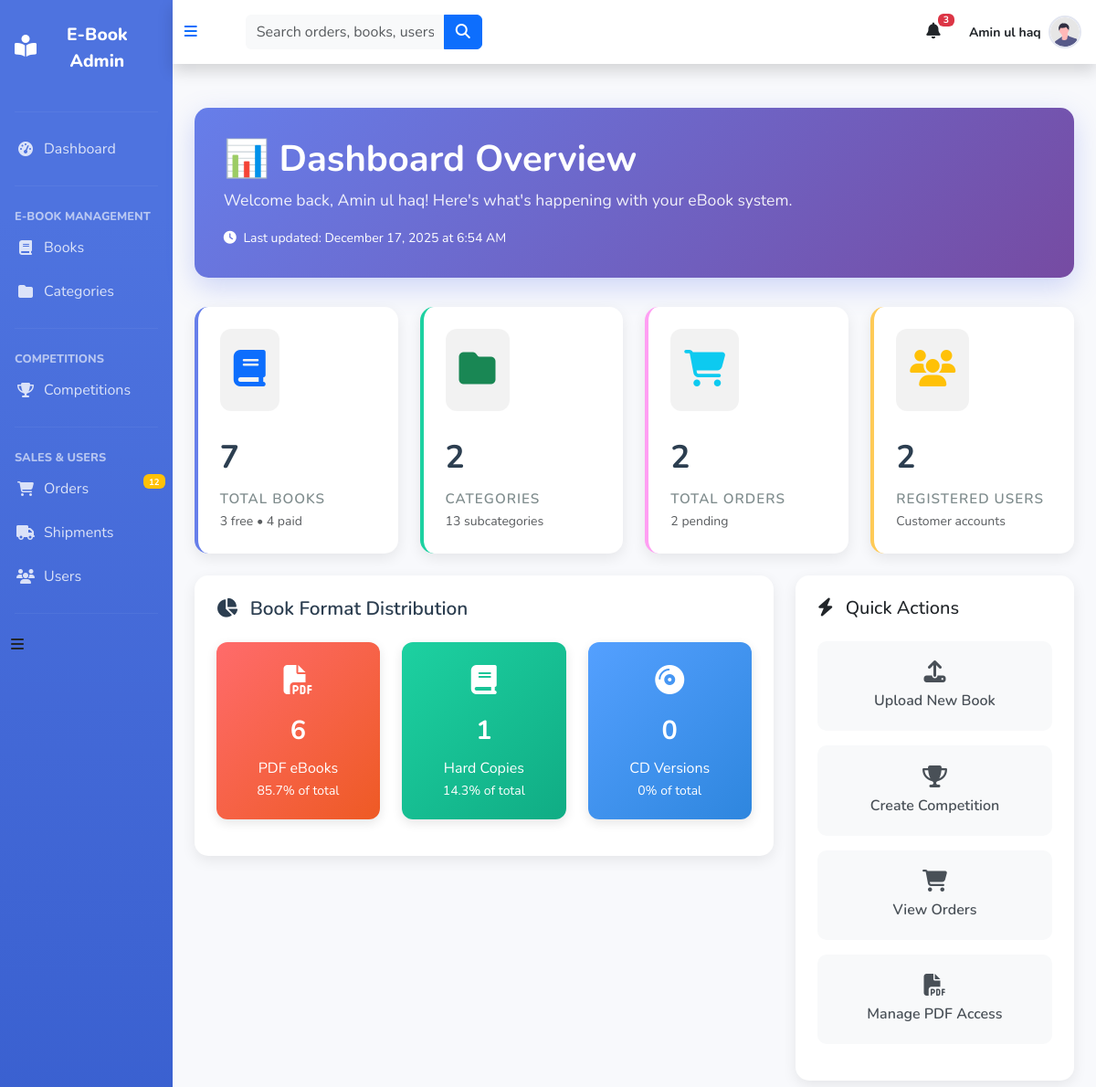
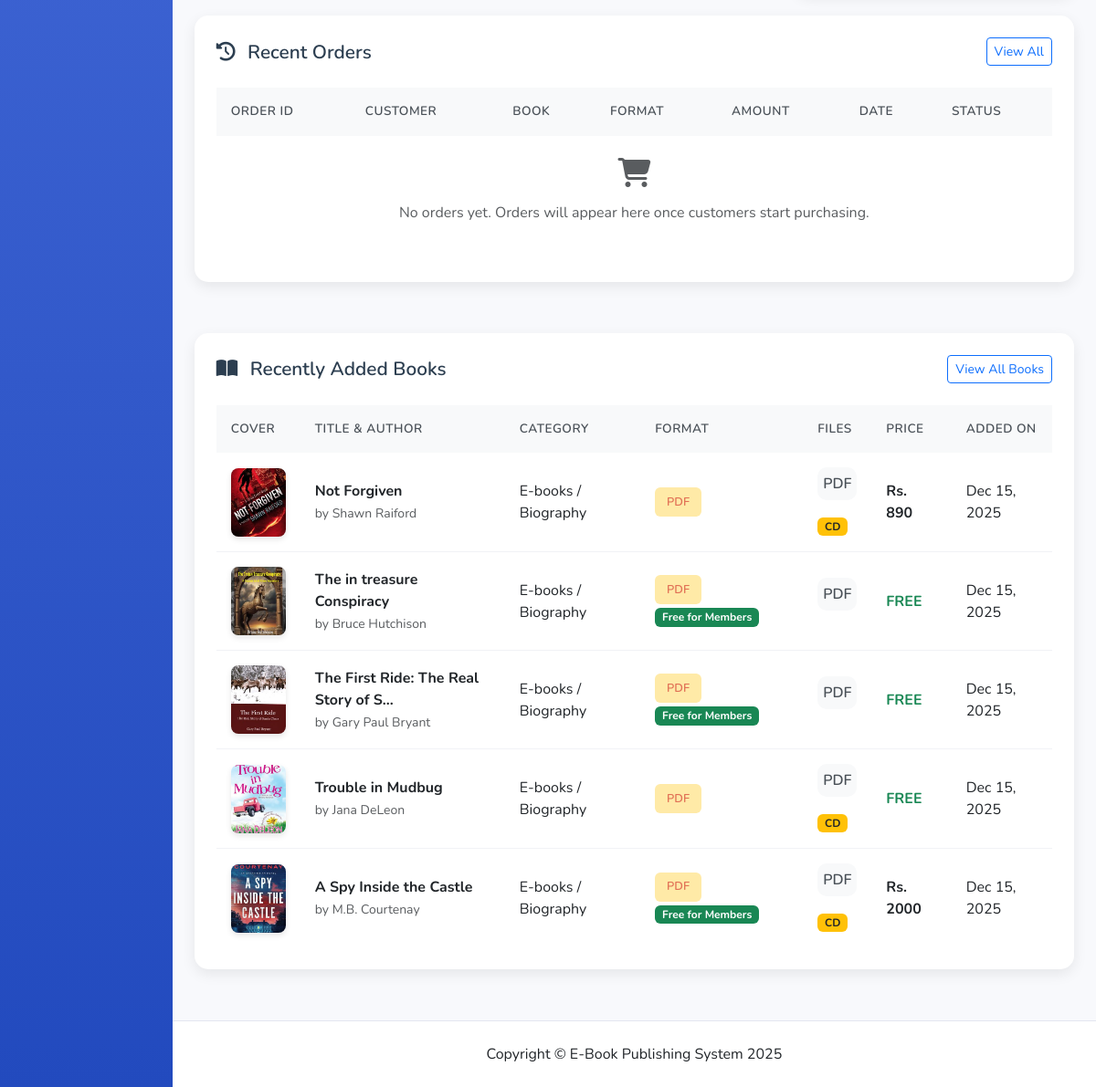
The page /admin_panel/index.php (signed in) on the database its author committed (2 pictures, top to bottom).
### tables this page shows
CREATE TABLE `books` (
  `book_id` int(11) NOT NULL,
  `title` varchar(255) NOT NULL,
  `author` varchar(255) NOT NULL,
  `category_id` int(11) NOT NULL,
  `subcategory_id` int(11) NOT NULL,
  `description` text DEFAULT NULL,
  `cover_image` varchar(255) DEFAULT NULL,
  `pdf_file` varchar(255) DEFAULT NULL,
  `soft_copy_file` varchar(255) DEFAULT NULL,
  `cd_available` enum('Yes','No') DEFAULT 'No',
  `price` int(11) DEFAULT 0,
  `created_at` timestamp NOT NULL DEFAULT current_timestamp(),
  `format_type` enum('PDF','HARDCOPY','CD') DEFAULT 'HARDCOPY',
  `subscription_duration` int(11) DEFAULT 0,
  `cd_price` decimal(10,2) DEFAULT 0.00,
  `weight` decimal(5,2) DEFAULT 0.00,
  `delivery_charges` decimal(10,2) DEFAULT 0.00,
  `is_free_for_members` tinyint(1) DEFAULT 0,
  `is_competition_winner` tinyint(1) DEFAULT 0
);

CREATE TABLE `categories` (
  `id` int(11) NOT NULL,
  `category_name` varchar(120) NOT NULL
);

CREATE TABLE `subcategories` (
  `id` int(11) NOT NULL,
  `category_id` int(11) NOT NULL,
  `subcategory_name` varchar(100) NOT NULL
);

### admin_panel/index.php (the view, shortened to what this page needs)
<?php
include('includes/nav.php');
$total_books = mysqli_fetch_assoc(mysqli_query($con, "SELECT COUNT(*) AS total FROM books"))['total'];
$free_books = mysqli_fetch_assoc(mysqli_query($con, "SELECT COUNT(*) AS total FROM books WHERE price = 0"))['total'];
$paid_books = mysqli_fetch_assoc(mysqli_query($con, "SELECT COUNT(*) AS total FROM books WHERE price > 0"))['total'];
$total_categories = mysqli_fetch_assoc(mysqli_query($con, "SELECT COUNT(*) AS total FROM categories"))['total'];
$total_subcategories = mysqli_fetch_assoc(mysqli_query($con, "SELECT COUNT(*) AS total FROM subcategories"))['total'];
$pdf_books = mysqli_fetch_assoc(mysqli_query($con, "SELECT COUNT(*) AS total FROM books WHERE format_type = 'PDF'"))['total'];
$hardcopy_books = mysqli_fetch_assoc(mysqli_query($con, "SELECT COUNT(*) AS total FROM books WHERE format_type = 'HARDCOPY'"))['total'];
$cd_books = mysqli_fetch_assoc(mysqli_query($con, "SELECT COUNT(*) AS total FROM books WHERE format_type = 'CD'"))['total'];
$recent_orders = mysqli_query($con, "
SELECT o.*, u.name, b.title, b.format_type
FROM orders o
JOIN users u ON o.user_id = u.id
JOIN books b ON o.book_id = b.book_id
ORDER BY o.placed_at DESC LIMIT 5
");
$latest_books = mysqli_query($con, "
SELECT books.*,
       categories.category_name,
       subcategories.subcategory_name
FROM books
JOIN categories ON books.category_id = categories.id
JOIN subcategories ON books.subcategory_id = subcategories.id
ORDER BY book_id DESC
LIMIT 5
");
?>
<div class="container-fluid py-4 px-3 px-md-4">
    <div class="dashboard-header">
        <h1 class="dashboard-title">📊 Dashboard Overview</h1>
        <p class="dashboard-subtitle">Welcome back,
            <?php echo htmlspecialchars($_SESSION['admin_name'] ?? 'Administrator'); ?>! Here's what's happening with
            your eBook system.</p>
        <small><i class="fas fa-clock me-1"></i> Last updated: <?php echo date('F j, Y \a\t g:i A'); ?></small>
    </div>
    <div class="row g-4 mb-4">
        <div class="col-md-3 col-sm-6">
            <div class="stat-card" style="border-left-color: #667eea;">
                <div class="stat-icon text-primary">
                    <i class="fas fa-book"></i>
                </div>
                <div class="stat-number"><?php echo $total_books; ?></div>
                <div class="stat-label">Total Books</div>
                <small class="text-muted"><?php echo $free_books; ?> free • <?php echo $paid_books; ?> paid</small>
            </div>
        </div>
        <div class="col-md-3 col-sm-6">
            <div class="stat-card" style="border-left-color: #1dd1a1;">
                <div class="stat-icon text-success">
                    <i class="fas fa-folder"></i>
                </div>
                <div class="stat-number"><?php echo $total_categories; ?></div>
                <div class="stat-label">Categories</div>
                <small class="text-muted"><?php echo $total_subcategories; ?> subcategories</small>
            </div>
        </div>
        <div class="col-md-3 col-sm-6">
            <div class="stat-card" style="border-left-color: #ff9ff3;">
                <div class="stat-icon text-info">
                    <i class="fas fa-shopping-cart"></i>
                </div>
                <?php
                $total_orders = mysqli_fetch_assoc(mysqli_query($con, "SELECT COUNT(*) as total FROM orders"))['total'];
                $pending_orders = mysqli_fetch_assoc(mysqli_query($con, "SELECT COUNT(*) as total FROM orders WHERE status = 'PENDING'"))['total'];
                ?>
                <div class="stat-number"><?php echo $total_orders; ?></div>
                <div class="stat-label">Total Orders</div>
                <small class="text-muted"><?php echo $pending_orders; ?> pending</small>
            </div>
        </div>
        <div class="col-md-3 col-sm-6">
            <div class="stat-card" style="border-left-color: #feca57;">
                <div class="stat-icon text-warning">
                    <i class="fas fa-users"></i>
                </div>
                <?php
                $total_users = mysqli_fetch_assoc(mysqli_query($con, "SELECT COUNT(*) as total FROM users WHERE role = 'user'"))['total'];
                ?>
                <div class="stat-number"><?php echo $total_users; ?></div>
                <div class="stat-label">Registered Users</div>
                <small class="text-muted">Customer accounts</small>
            </div>
        </div>
    </div>
    <div class="row g-4 mb-4">
        <div class="col-lg-8">
            <div class="table-card">
                <div class="d-flex justify-content-between align-items-center mb-4">
                    <h5 class="card-title"><i class="fas fa-chart-pie me-2"></i> Book Format Distribution</h5>
                </div>
                <div class="row">
                    <div class="col-md-4">
                        <div class="format-card pdf">
                            <div class="format-icon">
                                <i class="fas fa-file-pdf"></i>
                            </div>
                            <div class="format-count"><?php echo $pdf_books; ?></div>
                            <div>PDF eBooks</div>
                            <small><?php echo round(($pdf_books/$total_books)*100, 1); ?>% of total</small>
                        </div>
                    </div>
                    <div class="col-md-4">
                        <div class="format-card hardcopy">
                            <div class="format-icon">
                                <i class="fas fa-book"></i>
                            </div>
                            <div class="format-count"><?php echo $hardcopy_books; ?></div>
                            <div>Hard Copies</div>
                            <small><?php echo round(($hardcopy_books/$total_books)*100, 1); ?>% of total</small>
                        </div>
                    </div>
                    <div class="col-md-4">
                        <div class="format-card cd">
                            <div class="format-icon">
                                <i class="fas fa-compact-disc"></i>
                            </div>
                            <div class="format-count"><?php echo $cd_books; ?></div>
                            <div>CD Versions</div>
                            <small><?php echo round(($cd_books/$total_books)*100, 1); ?>% of total</small>
                        </div>
                    </div>
                </div>
            </div>
        </div>
        <div class="col-lg-4">
            <div class="quick-actions">
                <h5 class="mb-4"><i class="fas fa-bolt me-2"></i> Quick Actions</h5>
                <a href="upload_book.php" class="action-btn">
                    <i class="fas fa-upload action-icon"></i>
                    Upload New Book
                </a>
                <a href="manage_competitions.php" class="action-btn">
                    <i class="fas fa-trophy action-icon"></i>
                    Create Competition
                </a>
                <a href="view_orders.php" class="action-btn">
                    <i class="fas fa-shopping-cart action-icon"></i>
                    View Orders
                </a>
                <a href="manage_pdf_access.php" class="action-btn">
                    <i class="fas fa-file-pdf action-icon"></i>
                    Manage PDF Access
                </a>
            </div>
        </div>
    </div>
    <div class="row g-4 mb-4">
        <div class="col-lg-12">
            <div class="table-card">
                <div class="d-flex justify-content-between align-items-center mb-4">
                    <h5 class="card-title"><i class="fas fa-history me-2"></i> Recent Orders</h5>
                    <a href="view_orders.php" class="btn btn-sm btn-outline-primary">View All</a>
                </div>
                <div class="table-responsive">
                    <table class="custom-table">
                        <thead>
                            <tr>
                                <th>Order ID</th>
                                <th>Customer</th>
                                <th>Book</th>
                                <th>Format</th>
                                <th>Amount</th>
                                <th>Date</th>
                                <th>Status</th>
                            </tr>
                        </thead>
                        <tbody>
                            <?php if(mysqli_num_rows($recent_orders) > 0): ?>
                            <?php while($order = mysqli_fetch_assoc($recent_orders)): ?>
                            <tr>
                                <td><strong>#<?= $order['id'] ?></strong></td>
                                <td><?= htmlspecialchars($order['name']) ?></td>
                                <td>
                                    <div class="d-flex align-items-center">
                                        <img src="../admin_panel/uploads/<?= $order['cover_image'] ?? 'default-book.jpg' ?>"
                                            class="book-thumb me-3" alt="Book Cover">
                                        <div>
                                            <div class="fw-bold">
                                                <?= htmlspecialchars(substr($order['title'], 0, 30)) ?><?= strlen($order['title']) > 30 ? '...' : '' ?>
                                            </div>
                                            <small class="text-muted"><?= $order['format_type'] ?? 'HARDCOPY' ?></small>
                                        </div>
                                    </div>
                                </td>
                                <td>
                                    <span class="format-badge badge-<?= strtolower($order['order_type']) ?>">
                                        <?= $order['order_type'] ?>
                                    </span>
                                </td>
                                <td class="fw-bold">Rs <?= number_format($order['total_amount']) ?></td>
                                <td><?= date('M j, g:i A', strtotime($order['placed_at'])) ?></td>
                                <td>
                                    <?php
                                        $status_class = 'badge-pending';
                                        if($order['status'] == 'DELIVERED') $status_class = 'badge-delivered';
                                        if($order['status'] == 'PROCESSING') $status_class = 'badge-processing';
                                        if($order['status'] == 'CANCELLED') $status_class = 'badge-cancelled';
                                        ?>
                                    <span class="status-badge <?= $status_class ?>">
                                        <?= $order['status'] ?>
                                    </span>
                                </td>
                            </tr>
                            <?php endwhile; ?>
                            <?php else: ?>
                            <tr>
                                <td colspan="7" class="text-center py-4 text-muted">
                                    <i class="fas fa-shopping-cart fa-2x mb-3"></i>
                                    <p>No orders yet. Orders will appear here once customers start purchasing.</p>
                                </td>
                            </tr>
                            <?php endif; ?>
                        </tbody>
                    </table>
                </div>
            </div>
        </div>
    </div>
    <div class="row g-4">
        <div class="col-lg-12">
            <div class="table-card">
                <div class="d-flex justify-content-between align-items-center mb-4">
                    <h5 class="card-title"><i class="fas fa-book-open me-2"></i> Recently Added Books</h5>
                    <a href="book_lists.php" class="btn btn-sm btn-outline-primary">View All Books</a>
                </div>
                <div class="table-responsive">
                    <table class="custom-table">
                        <thead>
                            <tr>
                                <th>Cover</th>
                                <th>Title & Author</th>
                                <th>Category</th>
                                <th>Format</th>
                                <th>Files</th>
                                <th>Price</th>
                                <th>Added On</th>
                            </tr>
                        </thead>
                        <tbody>
                            <?php if(mysqli_num_rows($latest_books) > 0): ?>
                            <?php while($book = mysqli_fetch_assoc($latest_books)): ?>
                            <tr>
                                <td>
                                    <img src="../admin_panel/uploads/<?= $book['cover_image'] ?? 'default-book.jpg' ?>"
                                        class="book-thumb" alt="Book Cover">
                                </td>
                                <td>
                                    <div class="fw-bold">
                                        <?= htmlspecialchars(substr($book['title'], 0, 35)) ?><?= strlen($book['title']) > 35 ? '...' : '' ?>
                                    </div>
                                    <small class="text-muted">by <?= htmlspecialchars($book['author']) ?></small>
                                </td>
                                <td><?= $book['category_name'] ?> / <?= $book['subcategory_name']; ?></td>
                                <td>
                                    <span
                                        class="format-badge badge-<?= strtolower($book['format_type'] ?? 'hardcopy') ?>">
                                        <?= $book['format_type'] ?? 'HARDCOPY' ?>
                                    </span>
                                    <?php if($book['is_free_for_members']): ?>
                                    <span class="badge bg-success mt-1">Free for Members</span>
                                    <?php endif; ?>
                                </td>
                                <td>
                                    <?php if(!empty($book['pdf_file'])) { ?>
                                    <a href="uploads/<?php echo $book['pdf_file']; ?>" target="_blank"
                                        class="btn btn-primary p-1 action-btn">PDF</a>
                                    <?php } ?>
                                    <?php if($book['cd_available']=='Yes') { ?>
                                    <span class="badge bg-warning text-dark">CD</span>
                                    <?php } ?>
                                </td>
                                <td class="fw-bold"> <?php
                                if($book['price'] == 0)
                                   echo "<span class='text-success'>FREE</span>";
                                  else
                                  echo "Rs. " . $book['price'];
                                 ?></td>
                                <td><?= date('M j, Y', strtotime($book['created_at'])) ?></td>
                            </tr>
                            <?php endwhile; ?>
                            <?php endif; ?>
                        </tbody>
                    </table>
                </div>
            </div>
        </div>
    </div>
</div>
<?php
include('includes/footer.php');
?>

### rows shown on the page
books: cover_image (picture), title "Not Forgiven", author "Shawn Raiford", category.category_name "E-books", subcategory.subcategory_name "Biography", format_type "PDF", cd_available "CD", price "890", created_at "Dec 15, 2025"
books: cover_image (picture), title "The in treasure Conspiracy", author "Bruce Hutchison", category.category_name "E-books", subcategory.subcategory_name "Biography", format_type "PDF", is_free_for_members "Free for Members", price "FREE", created_at "Dec 15, 2025"
books: cover_image (picture), title "The First Ride: The Real Story of S", author "Gary Paul Bryant", category.category_name "E-books", subcategory.subcategory_name "Biography", format_type "PDF", is_free_for_members "Free for Members", price "FREE", created_at "Dec 15, 2025"
books: cover_image (picture), title "Trouble in Mudbug", author "Jana DeLeon", category.category_name "E-books", subcategory.subcategory_name "Biography", format_type "PDF", cd_available "CD", price "FREE", created_at "Dec 15, 2025"
books: cover_image (picture), title "A Spy Inside the Castle", author "M.B. Courtenay", category.category_name "E-books", subcategory.subcategory_name "Biography", format_type "PDF", is_free_for_members "Free for Members", cd_available "CD", price "2000", created_at "Dec 15, 2025"

### other values the page prints
$admin_name "Amin ul haq"
$_SESSION['admin_name'] "Amin ul haq"
$total_books "7"
$free_books "3"
$paid_books "4"
$total_categories "2"
$total_subcategories "13"
$total_orders "2"
$pending_orders "2"
$total_users "2"
$pdf_books "6"
$hardcopy_books "1"
$cd_books "0"
